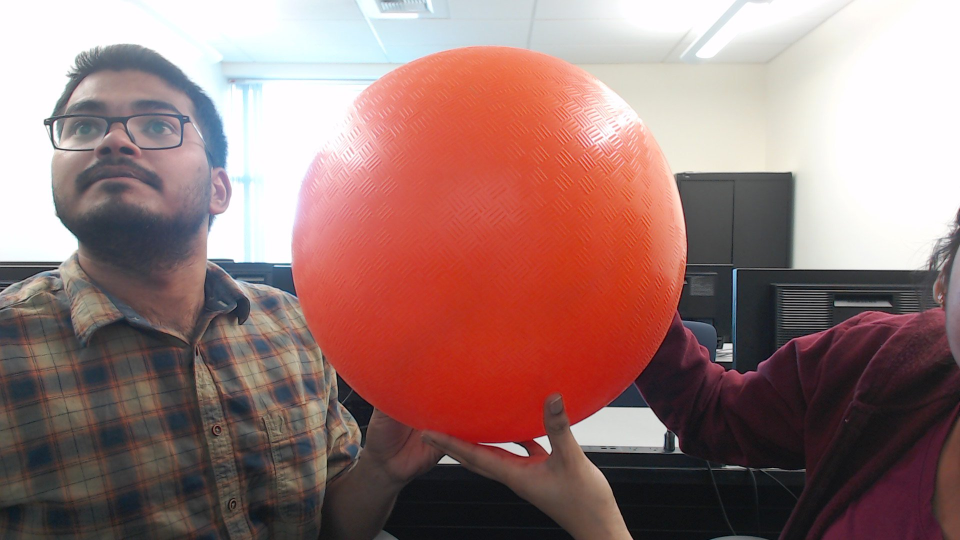
#> input picture 17_5.jpg, 1920 x 1080 px, given in place of the camera (shown at 1/2 size)
$ python 'Distance and Angle.py'
#> lines starting #> are read from the running program, lines starting #| are printed output that depends on the picture; after the words box and inside, x2 and y2 are one past the last pixel; in counts of white or black regions, pixels touching at a corner belong together
#> further down, frame is the input picture: shape (1080, 1920, 3); mean B, G, R 116.5, 119.9, 153.3
from collections import deque
from imutils.video import VideoStream
import numpy as np
import argparse
import cv2
import imutils
import time
import math

x1 = 340
y1 = 240
def distance_to_camera(knownWidth, focalLength, perWidth):
	# compute and return the distance from the image to the camera
	return (knownWidth * focalLength) / perWidth
def find_marker(image):
	# convert the image to grayscale, blur it, and detect edges
	#frame = imutils.resize(image, width=600)
	blurred = cv2.GaussianBlur(image, (11, 11), 0)
	hsv = cv2.cvtColor(blurred, cv2.COLOR_BGR2HSV)
#> hsv: shape (1080, 1920, 3); mean H, S, V 74.8, 71.9, 156.4
	# mask = cv2.inRange(hsv, greenLower, greenUpper)
	mask = cv2.inRange(hsv, redLower, redUpper)
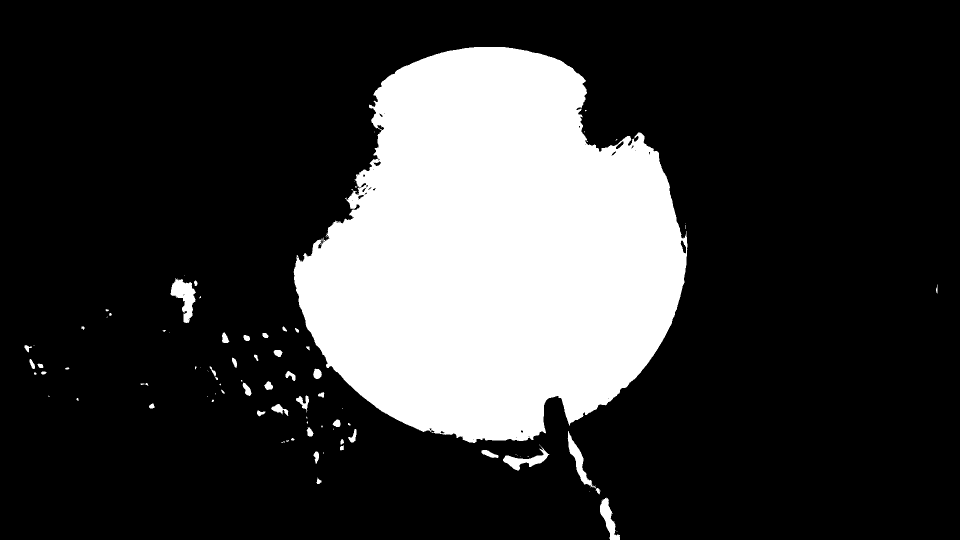
#> mask: shape (1080, 1920) (shown at 1/2 size); 21.8% white; 97 white regions (50 under 20 px), largest, box (x1, y1, x2, y2) and area: (587, 94, 1375, 886) 440609, (341, 556, 392, 646) 2253, (1135, 862, 1201, 988) 1585
	mask = cv2.erode(mask, None, iterations=2)
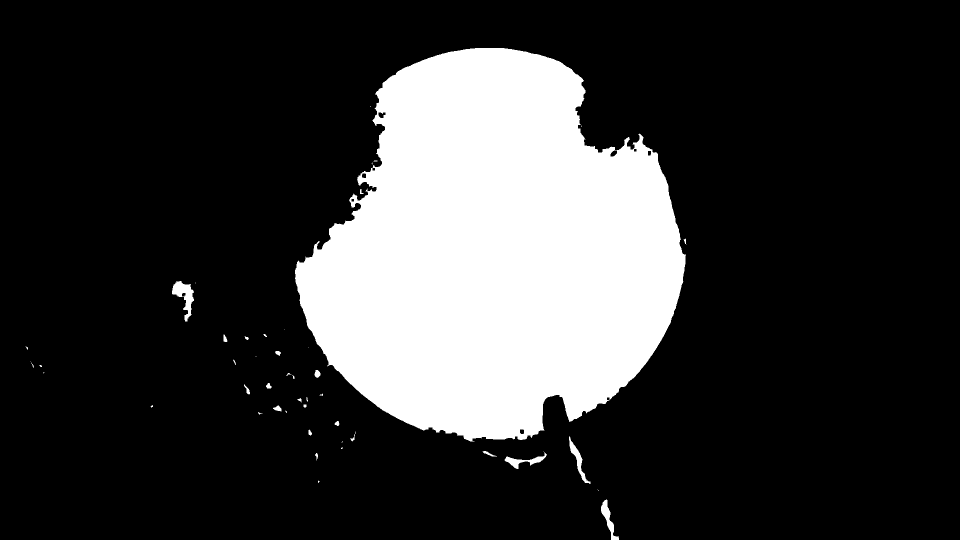
#> mask: shape (1080, 1920) (shown at 1/2 size); 21% white; 50 white regions (26 under 20 px), largest, box (x1, y1, x2, y2) and area: (590, 96, 1372, 883) 430782, (344, 562, 388, 643) 1527, (1202, 999, 1238, 1080) 902
	mask = cv2.dilate(mask, None, iterations=2)
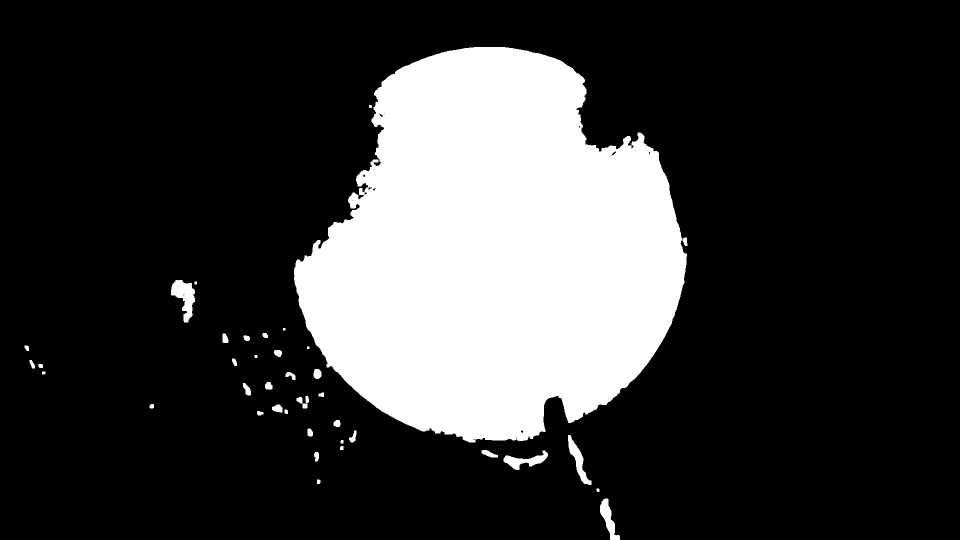
#> mask: shape (1080, 1920) (shown at 1/2 size); 21.7% white; 40 white regions
	cnts = cv2.findContours(mask.copy(), cv2.RETR_LIST, cv2.CHAIN_APPROX_SIMPLE)
#> cnts = 57 contours, 11 with area under 20; largest, box (x1, y1, x2, y2) and area: (588, 94, 1374, 885) 438214, (342, 560, 390, 645) 2046, (1136, 870, 1183, 970) 1336, (1007, 901, 1096, 940) 1274, (1200, 997, 1240, 1080) 1264
	cnts = imutils.grab_contours(cnts)
	if (len(cnts)==0):
	    return 0
	c = max(cnts, key = cv2.contourArea)
#> c = contour of 1445 points, box (x1, y1, x2, y2) (588, 94, 1374, 885), area 438214

	# compute the bounding box of the of the paper region and return it
	return cv2.minAreaRect(c)
def angle_from_center(M, x1, y1):
	# compute and return the distance from the image to the camera
	try:
		x2 = int(M["m10"] / M["m00"])
		y2 = int(M["m01"] / M["m00"])
		angle = int(math.atan((y2-y1)/(x2-x1))*180/math.pi)
	except ZeroDivisionError:
		 return 0
	else:
		return angle


#KNOWN_DISTANCE = 30
focalLength = 820


#the width of the object  in cm
KNOWN_WIDTH = 1

ap = argparse.ArgumentParser()
ap.add_argument("-v", "--video",
	help="path to the (optional) video file")
ap.add_argument("-b", "--buffer", type=int, default=64,
	help="max buffer size")
args = vars(ap.parse_args())
# greenLower = (29, 86, 6)
# greenUpper = (64, 255, 255)
redLower =(0, 87, 131)
redUpper =(26,255,255)
pts = deque(maxlen=args["buffer"])

# if a video path was not supplied, grab the reference
# to the webcam
if not args.get("video", False):
	vs = VideoStream(src=0).start()

# otherwise, grab a reference to the video file
else:
	vs = cv2.VideoCapture(args["video"])

# allow the camera or video file to warm up
time.sleep(2.0)
# keep looping
while True:
	# grab the current frame
	frame = vs.read()

	# handle the frame from VideoCapture or VideoStream
	frame = frame[1] if args.get("video", False) else frame
	marker = find_marker(frame)
#> marker = ((1005.3, 502.5), (789.6, 733.4), -65.1)

	# if we are viewing a video and we did not grab a frame,
	# then we have reached the end of the video
	if frame is None:
		break

	# resize the frame, blur it, and convert it to the HSV
	# color space
	#frame = imutils.resize(frame, width=600)
	blurred = cv2.GaussianBlur(frame, (11, 11), 0)
	hsv = cv2.cvtColor(blurred, cv2.COLOR_BGR2HSV)


	# construct a mask for the color "green", then perform
	# a series of dilations and erosions to remove any small
	# blobs left in the mask
	mask = cv2.inRange(hsv, redLower, redUpper)
	# [4 lines of commented-out code are left out]
	mask = cv2.erode(mask, None, iterations=2)
	mask = cv2.dilate(mask, None, iterations=2)
		# find contours in the mask and initialize the current
	# (x, y) center of the ball
	cnts = cv2.findContours(mask.copy(), cv2.RETR_EXTERNAL,
		cv2.CHAIN_APPROX_SIMPLE)
#> cnts = 40 contours, 2 with area under 20; largest, box (x1, y1, x2, y2) and area: (588, 94, 1374, 885) 438214, (342, 560, 390, 645) 2046, (1136, 870, 1183, 970) 1336, (1007, 901, 1096, 940) 1274, (1200, 997, 1240, 1080) 1264
	cnts = imutils.grab_contours(cnts)
	center = None
	# only proceed if at least one contour was found
	if len(cnts) > 0:
		# find the largest contour in the mask, then use
		# it to compute the minimum enclosing circle and
		# centroid
		c = max(cnts, key=cv2.contourArea)
		((x, y), radius) = cv2.minEnclosingCircle(c)
#> x = 973.6; y = 493.2; radius = 400.9
		M = cv2.moments(c)
#> M = moments, m00 438214, centre m10/m00, m01/m00 = (988.3, 504.8)
		center = (int(M["m10"] / M["m00"]), int(M["m01"] / M["m00"]))
#> center = (988, 504)
		inches = distance_to_camera(KNOWN_WIDTH, focalLength, marker[1][0])
#> inches = 1.04
		print(center)
#| (988, 504)
		x2 = int(M["m10"] / M["m00"])
#> x2 = 988
		y2 = int(M["m01"] / M["m00"])
#> y2 = 504
		angle = angle_from_center(M, x1, y1)
#> in angle_from_center, `x2 = int(M["m10"] / M["m00"])`: x2 = 988
#> in angle_from_center, `y2 = int(M["m01"] / M["m00"])`: y2 = 504
#> in angle_from_center, `angle = int(math.atan((y2-y1)/(x2-x1))*180/math.pi)`: angle = 22
#> angle = 22
		#cv2.line(mask,(x1,y1),(x2,y2),(0,255,0),4,cv2.LINE_AA)
		cv2.line(frame, (x1,y1), (x2,y2), (0, 0, 255), thickness=2, lineType=8)
		print(angle)
#| 22
		font = cv2.FONT_HERSHEY_SIMPLEX
		cv2.putText(frame, str(inches), (int(x1),int(y1)),font, 1.0, (0, 255, 0),2)
		cv2.putText(frame, str(angle), ((int((int(x1) +int(x2))/2)),(int((int(y1) +int(y2))/2))),font, 1.0, (0, 0, 255),2)
#> frame: shape (1080, 1920, 3); mean B, G, R 116.1, 119.8, 153.1
		# [8 lines of commented-out code are left out]
		if radius > 10:
			# draw the circle and centroid on the frame,
			# then update the list of tracked points
			cv2.circle(frame, (int(x), int(y)), int(radius),
				(0, 255, 255), 2)
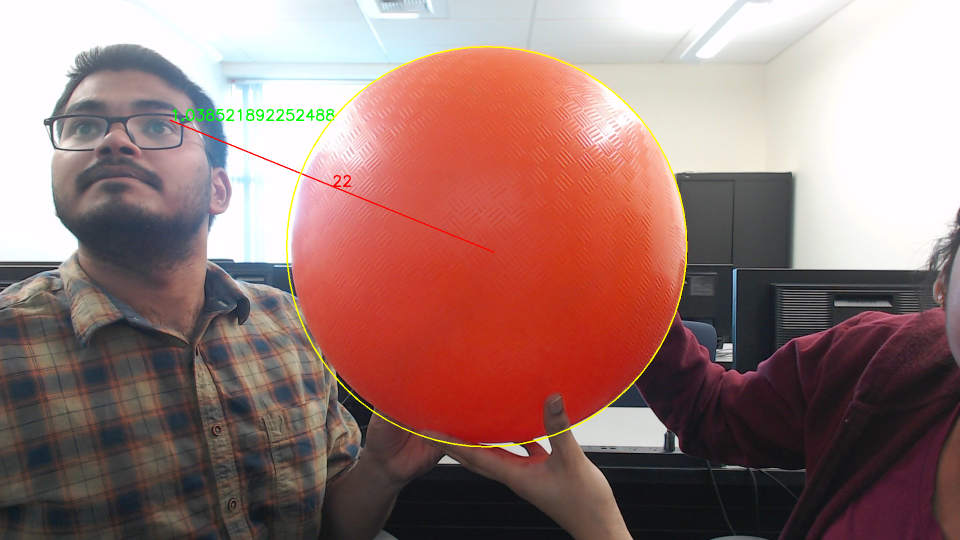
#> frame: shape (1080, 1920, 3) (shown at 1/2 size); mean B, G, R 115.6, 120.2, 153.4
			#cv2.circle(frame, center, 5, (0, 0, 255), -1)

	# update the points queue
	# pts.appendleft(center)
	# # loop over the set of tracked points
	# for i in range(1, len(pts)):
	# 	# if either of the tracked points are None, ignore
	# 	# them
	# 	if pts[i - 1] is None or pts[i] is None:
	# 		continue

	# 	# otherwise, compute the thickness of the line and
	# 	# draw the connecting lines
	# 	thickness = int(np.sqrt(args["buffer"] / float(i + 1)) * 2.5)
	# 	cv2.line(frame, pts[i - 1], pts[i], (0, 0, 255), thickness)

	# show the frame to our screen
	cv2.imshow("Frame", frame)
	key = cv2.waitKey(1) & 0xFF
#> (key q is pressed here)

	# if the 'q' key is pressed, stop the loop
	if key == ord("q"):
		break

# if we are not using a video file, stop the camera video stream
if not args.get("video", False):
	vs.stop()

# otherwise, release the camera
else:
	vs.release()

# close all windows
cv2.destroyAllWindows()
